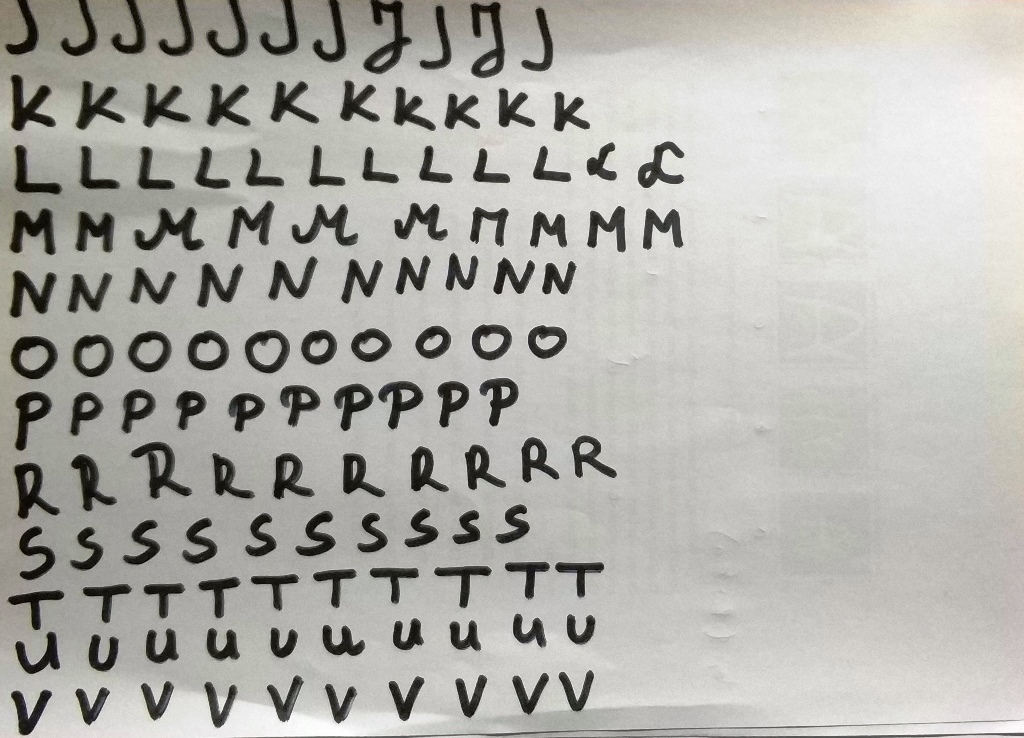
#> input picture to_lines1.jpg, 1024 x 738 px
$ python eiluciu_skaidymas.py   (older library calls are emulated)
#> lines starting #> are read from the running program, lines starting #| are printed output that depends on the picture; after the words box and inside, x2 and y2 are one past the last pixel; in counts of white or black regions, pixels touching at a corner belong together
import cv2
import numpy as np
from matplotlib import pyplot as plt
#import image
image = cv2.imread('to_lines1.jpg')
#> image is the input picture: shape (738, 1024, 3); mean B, G, R 170, 175.2, 176.2
#cv2.imshow('orig',image)
#cv2.waitKey(0)

#grayscale
gray = cv2.cvtColor(image,cv2.COLOR_BGR2GRAY)
#cv2.imshow('gray',gray)
cv2.waitKey(0)

#binary
ret,thresh = cv2.threshold(gray,127,255,cv2.THRESH_BINARY_INV)
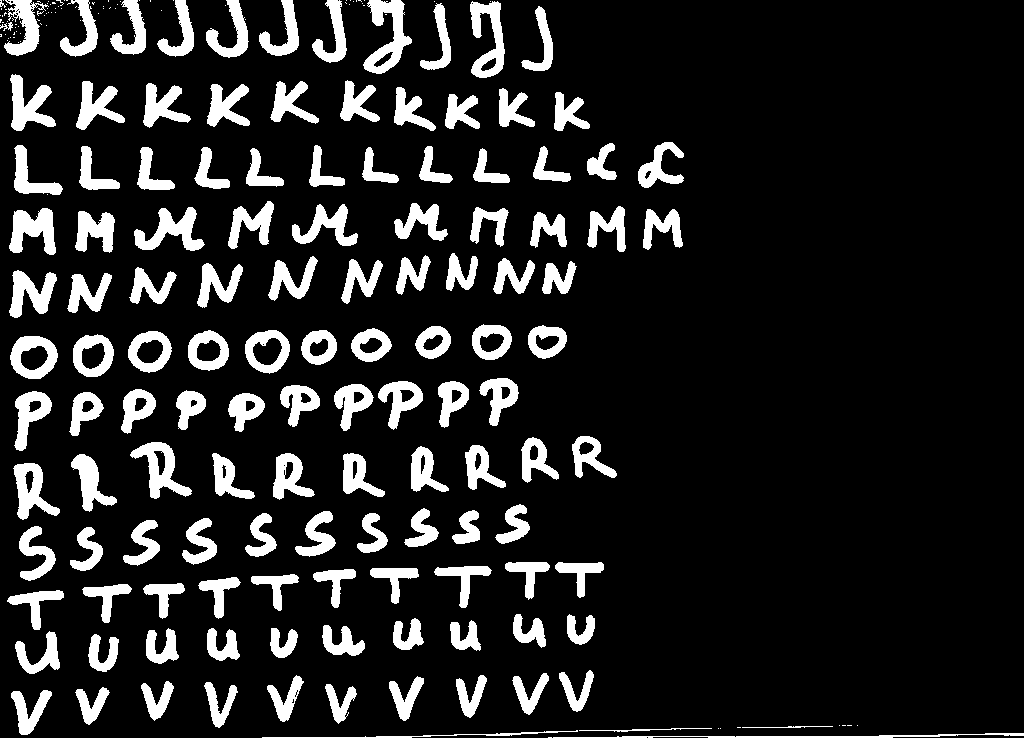
#> thresh: shape (738, 1024); 13.7% white; 215 white regions (86 under 20 px), largest, box (x1, y1, x2, y2) and area: (363, 0, 412, 74) 1638, (470, 1, 505, 78) 1438, (134, 207, 205, 251) 1391
#cv2.imshow('second',thresh)
#cv2.waitKey(0)

#dilation
kernel = np.ones((1,50), np.uint8)
img_dilation = cv2.dilate(thresh, kernel, iterations=1)
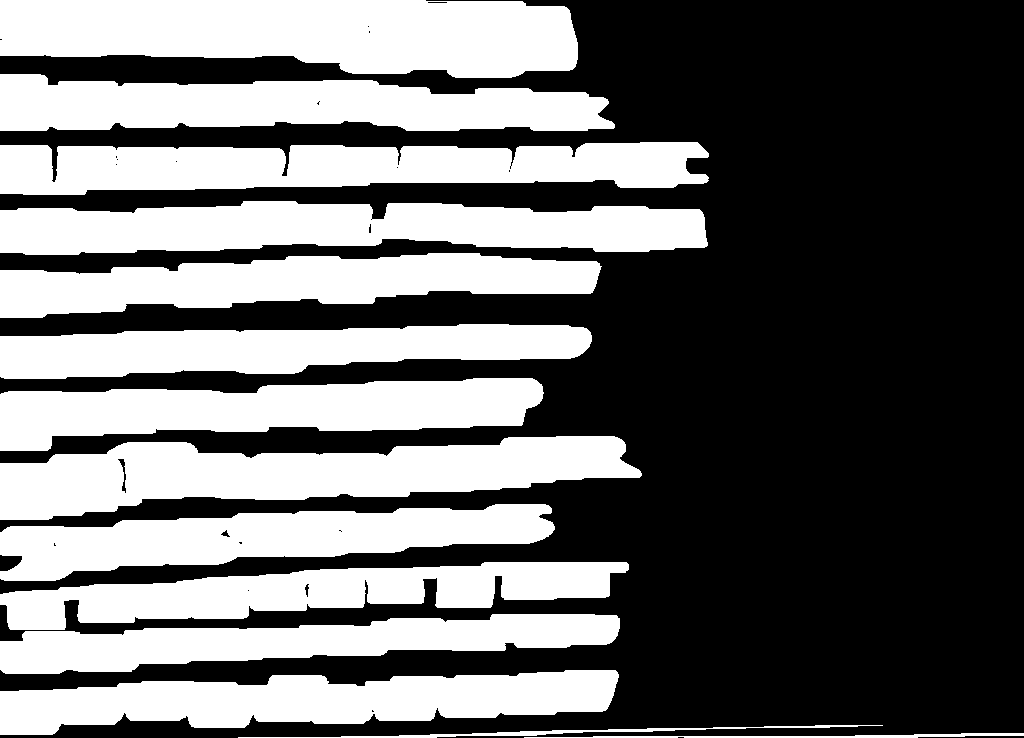
#> img_dilation: shape (738, 1024); 42.1% white; 14 white regions

#cv2.namedWindow('dilated', cv2.WINDOW_NORMAL)
#cv2.resizeWindow('dilated', 1200,600)
cv2.imshow('dilated',img_dilation)
cv2.waitKey(0)

#plt.hist(img_dilation.ravel(),256,[0,256]); plt.show()

#find contours
im2,ctrs, hier = cv2.findContours(img_dilation.copy(), cv2.RETR_EXTERNAL, cv2.CHAIN_APPROX_SIMPLE)
#> ctrs = 14 contours; largest, box (x1, y1, x2, y2) and area: (0, 0, 578, 78) 35760, (0, 436, 642, 520) 30427, (0, 201, 708, 255) 28403, (0, 142, 709, 195) 27395, (0, 74, 615, 131) 25497

#sort contours
#sorted_ctrs = sorted(ctrs, key=lambda ctr: cv2.boundingRect(ctr)[0])
sorted_ctrs = ctrs
#> sorted_ctrs has the same summary as ctrs
for i, ctr in enumerate(sorted_ctrs):
    # Get bounding box
    x, y, w, h = cv2.boundingRect(ctr)

    if (h < 50):
        continue

    # Getting ROI
    roi = image[y:y+h, x:x+w]

    # show ROI
    #cv2.imshow('segment no:'+str(i),roi)
    cv2.imwrite('eilutes/'+str(i)+'.jpg', roi)
#> this loop made 14 passes
#> (x, y, w, h) on passes 1 to 12: (524, 733, 500, 5), (238, 725, 645, 13), (0, 670, 619, 65), (0, 614, 620, 60), (0, 562, 629, 68), (0, 504, 555, 77), (0, 436, 642, 84), (0, 378, 544, 73), (0, 324, 592, 55), (0, 253, 602, 65), (0, 201, 708, 54), (0, 142, 709, 53)
#> pass 3, `roi = image[y:y+h, x:x+w]`:
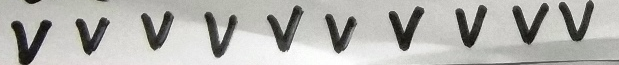
#> roi: shape (65, 619, 3); mean B, G, R 174.8, 178.7, 179.1
    # [5 lines of commented-out code are left out]
cv2.waitKey(0)

$ run again, with to_lines2.jpg copied over to_lines1.jpg
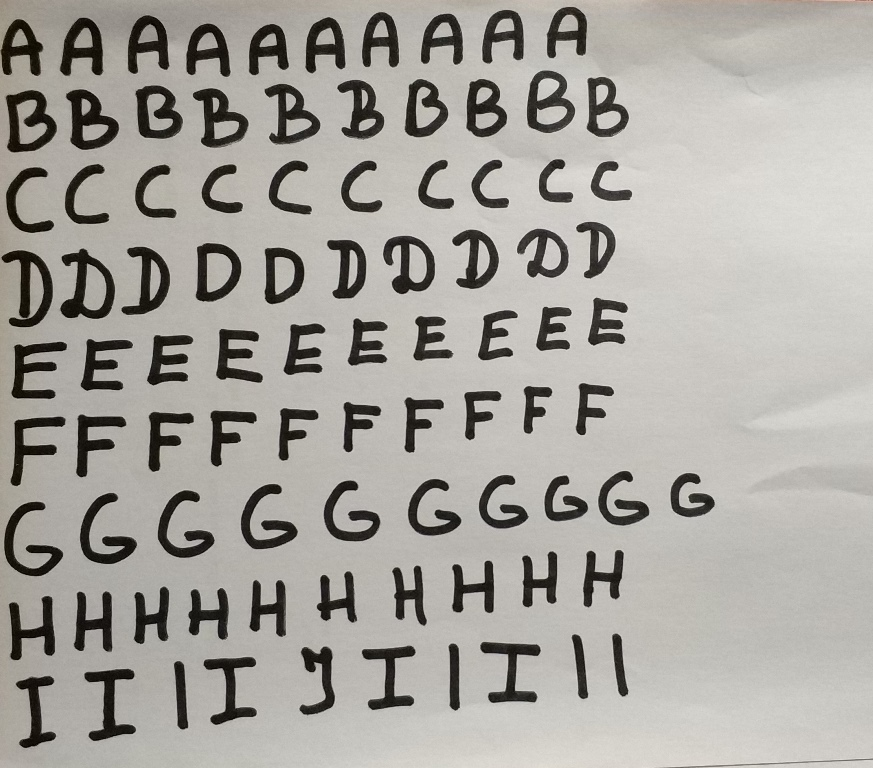
#> input picture to_lines2.jpg, 873 x 768 px
#> image is the input picture: shape (768, 873, 3); mean B, G, R 158.8, 164.6, 167.5
#> `ret,thresh = cv2.threshold(gray,127,255,cv2.THRESH_BINARY_INV)`:
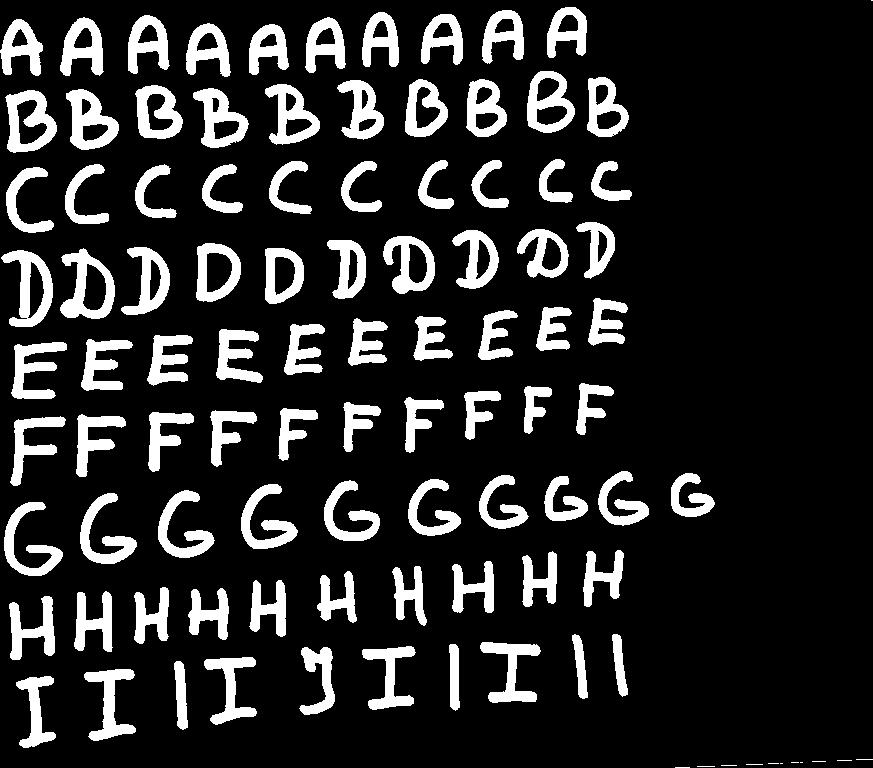
#> thresh: shape (768, 873); 15.7% white; 102 white regions (12 under 20 px), largest, box (x1, y1, x2, y2) and area: (1, 250, 53, 327) 1766, (60, 248, 115, 319) 1764, (5, 90, 57, 153) 1727
#> img_dilation: shape (768, 873); 48.2% white; 11 white regions
#> ctrs = 11 contours, 1 with area under 20; largest, box (x1, y1, x2, y2) and area: (0, 634, 653, 748) 42177, (0, 471, 740, 576) 40752, (0, 222, 640, 327) 38335, (0, 71, 654, 153) 37964, (0, 550, 649, 660) 35774
#> sorted_ctrs has the same summary as ctrs
#> the loop `for i, ctr in enumerate(sorted_ctrs):` made 11 passes
#> (x, y, w, h) on passes 1 to 8: (651, 759, 222, 9), (0, 634, 653, 114), (0, 550, 649, 110), (0, 471, 740, 105), (0, 383, 639, 103), (0, 298, 653, 101), (0, 222, 640, 105), (0, 159, 657, 74)
#> pass 3, `roi = image[y:y+h, x:x+w]`:
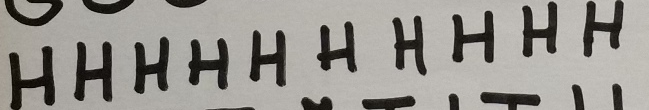
#> roi: shape (110, 649, 3); mean B, G, R 143.8, 149, 151.9
